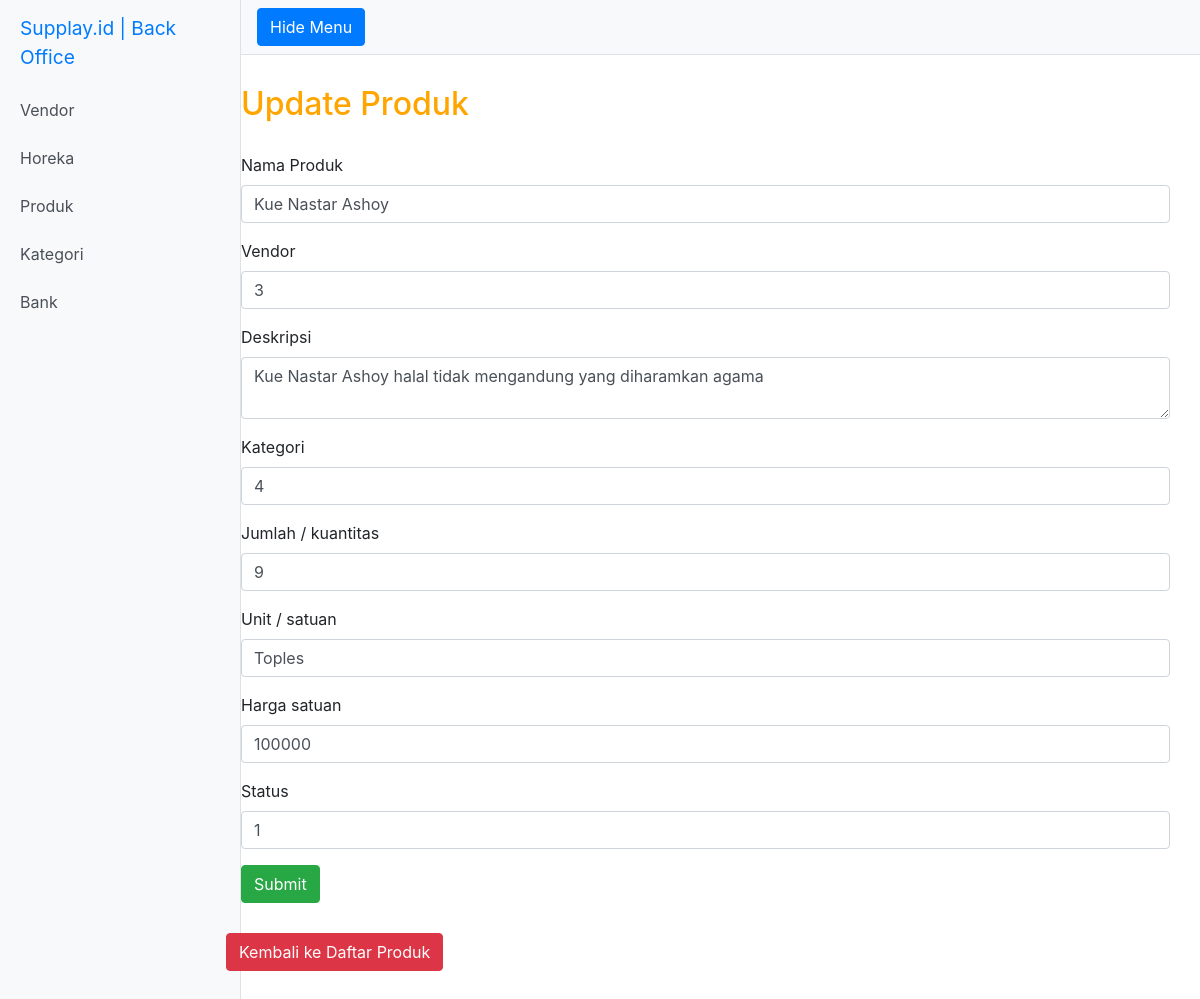
/index.php/product/update/0, run on the app's committed database.
### tables this page shows
CREATE TABLE `products` (
  `product_id` int(10) NOT NULL,
  `product_name` varchar(255) NOT NULL,
  `vendor_id` int(10) NOT NULL,
  `product_desc` varchar(255) NOT NULL,
  `category_id` int(10) NOT NULL,
  `qty` int(3) NOT NULL,
  `unit` varchar(255) NOT NULL,
  `price_perunit` int(7) NOT NULL,
  `created_at` datetime NOT NULL,
  `updated_at` timestamp NOT NULL DEFAULT current_timestamp(),
  `status_id` int(1) NOT NULL
);

### application/controllers/Product.php (called while the page is built, shortened)
<?php
class product extends CI_Controller {
    public function update($product_id) {
        $this->load->model("ProductModel");
        $up_data['product']=$this->ProductModel->getInfo('product_id', $product_id);
        $this->load->view("template/header");
        $this->load->view("product/updateproduct", $up_data);
        $this->load->view("template/footer");
    }
}
?>

### index.php (called while the page is built, shortened)
<?php
require_once BASEPATH.'core/CodeIgniter.php';

### application/models/ProductModel.php (called while the page is built, shortened)
<?php
class ProductModel extends CI_Model {
    public function getInfo($field, $value){
        $this->db->where($field, $value);
        $query = $this->db->get('products');
        return $query->row_array();
    }
}
?>

### application/views/product/updateproduct.php (the view, shortened to what this page needs)
<div class="container body-content">
  <div class="row notification">
  <h2 class="col-md-12 pagetitle" style="padding: 0; margin: 0;">Update Produk</h2>
  <div class="row warzone">
    <div class="col-md-12">
      <form method="post">
        <div class="form-group">
          <label for="product_name">Nama Produk</label>
          <input class="form-control" id="product_name" required type="text" name="product_name" value="<?php echo $product['product_name']; ?>">
        </div>
        <div class="form-group">
          <label for="vendor_id">Vendor</label>
          <input class="form-control" id="vendor_id" required type="text" name="vendor_id" value="<?php echo $product['vendor_id']; ?>">
        </div>
        <div class="form-group">
          <label for="product_desc">Deskripsi</label>
          <textarea class="form-control" id="product_desc" required name="product_desc"><?php echo $product['product_desc']; ?>
          </textarea>
        </div>
        <div class="form-group">
          <label for="category_id">Kategori</label>
          <input class="form-control" id="category_id" required type="text" name="category_id" value="<?php echo $product['category_id']; ?>">
        </div>
        <div class="form-group">
          <label for="qty">Jumlah / kuantitas</label>
          <input class="form-control" id="qty" required type="text" name="qty" value="<?php echo $product['qty']; ?>">
        </div>
        <div class="form-group">
          <label for="unit">Unit / satuan</label>
          <input class="form-control" id="unit" required type="text" name="unit" value="<?php echo $product['unit']; ?>">
        </div>
        <div class="form-group">
          <label for="price_perunit">Harga satuan</label>
          <input class="form-control" id="price_perunit" required type="text" name="price_perunit" value="<?php echo $product['price_perunit']; ?>">
        </div>
        <div class="form-group">
          <label for="status_id">Status</label>
          <input class="form-control" id="status_id" required type="text" name="status_id" value="<?php echo $product['status_id']; ?>">
        </div>
        <button type="submit" class="btn btn-success" name="submit">Submit</button>
      </form>
    </div>
  </div>
  <div class="row">
    <div class="col-md-12 backto">
      <a href="<?php echo base_url(); ?>index.php/product" class="btn btn-danger" role="button">Kembali ke Daftar Produk</a>
    </div>
  </div>
</div>

### public/style.css (style rules this page uses)
.backto { padding:0 !important; margin: 0; width: 100%; }
.pagetitle { color: orange; padding-top:30px; }
.warzone { padding-top:30px; padding-bottom:30px; width: 100%; }
.body-content { padding-top: 30px; padding-bottom: 30px; padding-left:100px; }
body { overflow-x: hidden; }

### data on the page
products: product_name "Kue Nastar Ashoy", vendor_id "3", product_desc "Kue Nastar Ashoy halal tidak mengandung yang diharamkan agama", category_id "4", qty "9", unit "Toples", price_perunit "100000", status_id "1"
